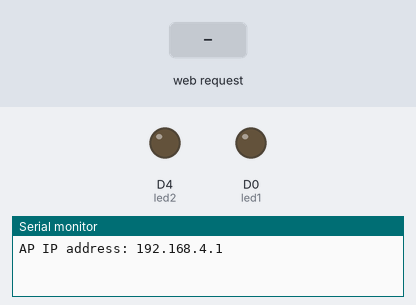
Bench run of a sketch on a simulated ESP8266 (NodeMCU). Shown: output pins drawn as LEDs (lit = HIGH), the last lines printed to the serial monitor. Inputs (shaded band) come from the test bench.

Above: at 1.2 s.
1.3 s: HTTP request GET /test?m2n=off received
At 2.0 s:
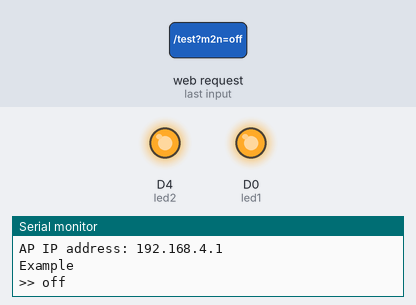
2.8 s: HTTP request GET /test?m2n=on received
At 3.2 s:
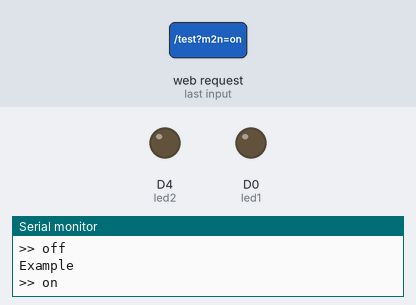
Timing chart, 0 to 5.8 s (numbered marks = the images above; inputs shaded):
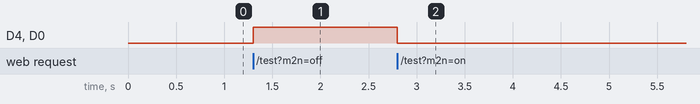

Measured:
- after the input at 1.3 s, D4 (led2), D0 (led1): LOW → HIGH at once
- after the input at 2.8 s, D4 (led2), D0 (led1): HIGH → LOW at once

The sketch:

LED_Example.ino.ino
```cpp
#include <ESP8266WiFi.h>
#include <WiFiClient.h>
#include <ESP8266WebServer.h>

#define led1 D0
#define led2 D4

ESP8266WebServer server(80);

const char* ssid = "NodeMCU ESP8266 (Mithun)";

String str = "";

void setup() {

  Serial.begin(115200);

  pinMode(led1, OUTPUT);
  pinMode(led2, OUTPUT);

  // Connecting WiFi

  WiFi.mode(WIFI_AP);
  WiFi.softAP(ssid, "87654321");

  Serial.print("\nAP IP address: ");
  Serial.println(WiFi.softAPIP());

  // Starting WEB-server
  server.on ( "/test", fnc );
  server.onNotFound ( html );
  server.begin();
}

void loop() {
  server.handleClient();
  if (!server.hasArg("m2n") || str == server.arg("m2n")) {
    return;
  }
  str = server.arg("m2n");
  Serial.println(">> " + str);

  if (str == "@i1" || str == "@m1") {
    digitalWrite(led1, 1);
  }
  else if (str == "@i0" || str == "@m0") {
    digitalWrite(led1, 0);
  }
  else if (str == "@j1" || str == "@n1") {
    digitalWrite(led2, 1);
  }
  else if (str == "@j0" || str == "@n0") {
    digitalWrite(led2, 0);
  }

  else if (str == "@k1" || str == "off") {
    digitalWrite(led1, 1);
    digitalWrite(led2, 1);
  }
  else if (str == "@k0" || str == "on") {
    digitalWrite(led1, 0);
    digitalWrite(led2, 0);
  }

  else if (str == "@l0") {
    digitalWrite(led1, 1);
    digitalWrite(led2, 0);
  }
  //-------------
  else if (str == "@uu") {
    digitalWrite(led1, 0);
  }
  else if (str == "@dd") {
    digitalWrite(led1, 0);
  }
  else if (str == "@ll") {
    digitalWrite(led1, 0);
  }
  else if (str == "@rr") {
    digitalWrite(led1, 0);
  }
  else if (str == "@oo") {
    digitalWrite(led1, 1);
  }
  //----------
  else if (str == "@up") {
    digitalWrite(led2, 0);
  }
  else if (str == "@dw") {
    digitalWrite(led2, 0);
  }
  else if (str == "@lf") {
    digitalWrite(led2, 0);
  }
  else if (str == "@rg") {
    digitalWrite(led2, 0);
  }
  else if (str == "@st") {
    digitalWrite(led2, 1);
  }
  //-----------
  else if (str == "@l1") {
    digitalWrite(led1, 0);
    digitalWrite(led2, 1);
  }
  else if (str.substring(0, 2) == "@x") {
    if (str.substring(2, str.length()).toInt() <= 50) {
      digitalWrite(led1, 0);
      digitalWrite(led2, 1);
    }
    else {
      digitalWrite(led1, 1);
      digitalWrite(led2, 0);
    }
  }
  else if (str.substring(0, 2) == "@x") {
    if (str.substring(2, str.length()).toInt() <= 50) {
      digitalWrite(led1, 0);
      digitalWrite(led2, 1);
    }
    else {
      digitalWrite(led1, 1);
      digitalWrite(led2, 0);
    }
  }
  else if (str.substring(0, 2) == "@y") {
    if (str.substring(2, str.length()).toInt() %2 == 0) {
      digitalWrite(led1, 0);
      digitalWrite(led2, 1);
    }
    else {
      digitalWrite(led1, 1);
      digitalWrite(led2, 0);
    }
  }


}
void fnc() {
  Serial.println("Example");
  server.send (200, "<!DOCTYPE HTML>");
}

void html() {
  server.send (200, "<!DOCTYPE HTML>");
}
```
